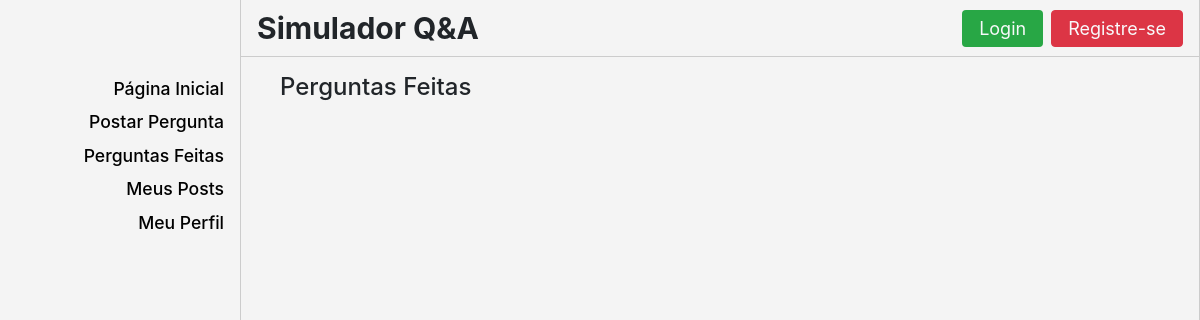
Before: /listar_perguntas with the older database file.
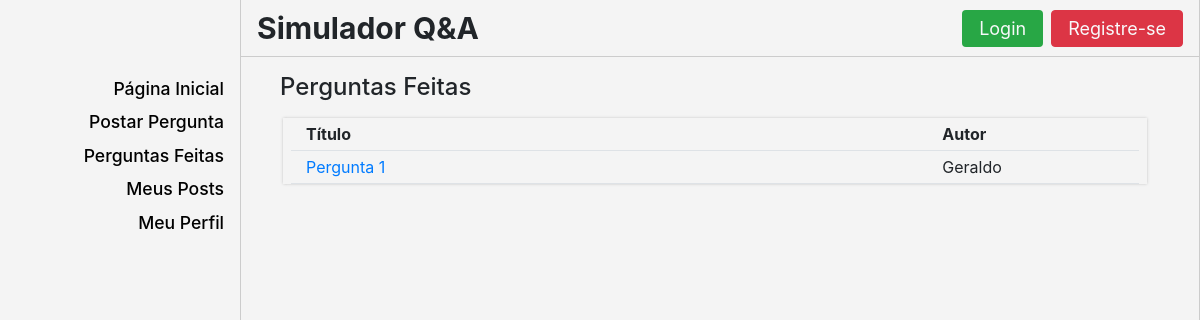
After: the same page with the newer database file.
### qa/models.py (models this page shows, shortened)
class Pergunta(models.Model):
    usuario = models.CharField(max_length=100, default='usuario default')
    titulo = models.CharField(max_length=100, blank=True)
    texto = models.TextField(max_length=1000, default='texto default')
    tags = models.TextField(null=True)
    votos = models.IntegerField(default=0)

### qa/views.py (the view)
# urls.py: path('listar_perguntas', views.listar_perguntas, name='listar_perguntas'),
def listar_perguntas(request):
    usuario = request.user.get_username()
    perguntas = Pergunta.objects.all()
    context = {'perguntas': perguntas, 'usuario':usuario}
    return render(request, 'qa/lista_perguntas.html', context)

### qa/templates/qa/lista_perguntas.html
{% extends 'qa/template.html' %}
{% block content %}
	<div class='container-fluid ml-4 mt-3'>
		<h4>Perguntas Feitas</h4>
		{% if perguntas %}
			<div class='row ml-0 py-2' style="height:auto; max-height:80vh; overflow-y: auto">
				<div class='col-11 px-2' style='box-shadow: 0px 0px 3px 0.2px #aaaaaa; margin-left: 3px'>
					<div class='row mx-0 py-1 border-bottom'>
						<div class="col-9 font-weight-bold">Título</div>
						<div class="col-3 font-weight-bold">Autor</div>
					</div>
					{% for pergunta in perguntas %}
					<div class="row mx-0 border-bottom py-1">
						<div class="col-9"><a href='/selecionar_pergunta/{{pergunta.id}}'>{{pergunta.titulo}}</a></div>
						<div class="col-3">{{pergunta.usuario}}</div>
					</div>
					{% endfor %}
				</div>
			</div>
		{% endif %}
	</div>
{% endblock %}

Changed rows visible on the page:
added Pergunta: titulo "Pergunta 1", usuario "Geraldo"
Other visible differences:
text now shown: "Título Autor"
